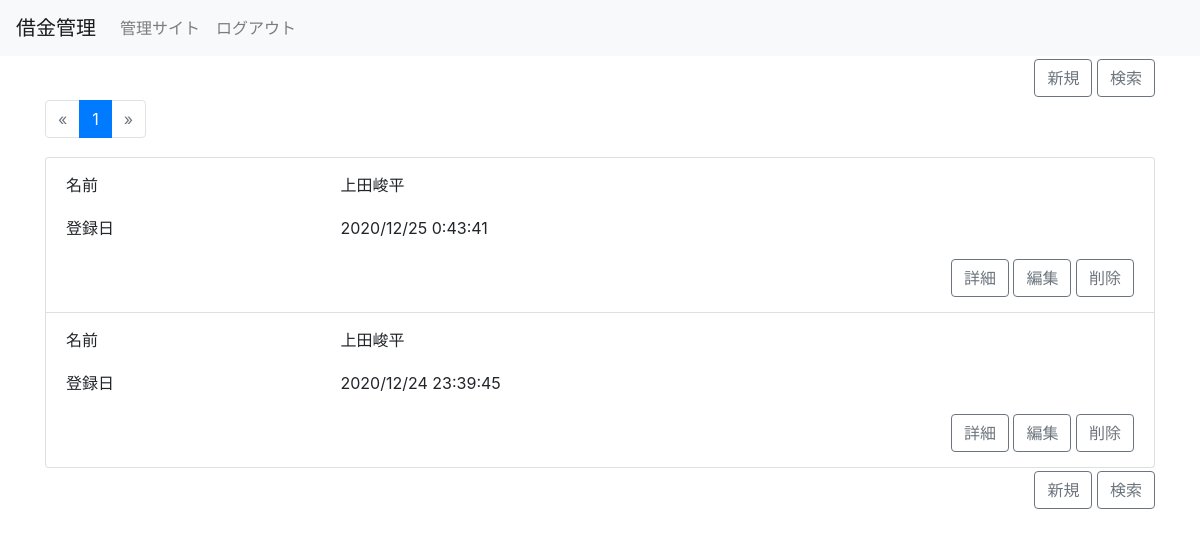
Page / (signed in) on the earlier database version.
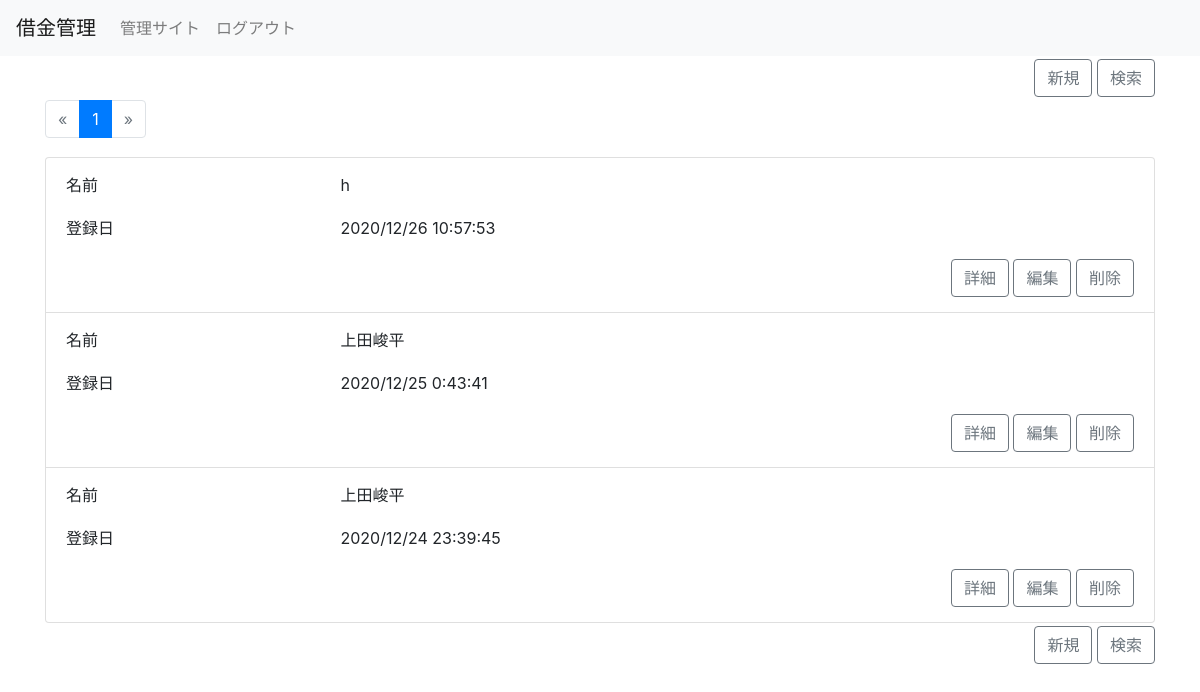
Same page on the later database version.
### app/models.py (models this page shows, shortened)
class Item(models.Model):
    name = models.CharField(
        verbose_name="名前",
        max_length=200,
    )
    money = models.IntegerField(
        verbose_name="貸したお金",
        validators=[validators.MinValueValidator(0)]
    )
    memo = models.TextField(
        verbose_name="備考",
        max_length=300,
        blank=True,
        null=True,
    )
    created_at = models.DateTimeField(
        verbose_name="登録日",
        auto_now_add=True
    )
    class Meta:
        verbose_name = "アイテム",
        verbose_name_plural = "アイテム"

### app/views.py (the view)
# urls.py: path("", ItemFilterView.as_view(), name="index"),
class ItemFilterView(LoginRequiredMixin, FilterView):
    model = Item
    filterset_class = ItemFilter
    queryset = Item.objects.all().order_by("-created_at")
    strict = False
    paginate_by = 10
    def get(self, request, **kwargs):
        if request.GET:
            request.session["query"] = request.GET
        else:
            request.GET = request.GET.copy()
            if "query" in request.session.keys():
                for key in request.session["query"].keys():
                    request.GET[key] = request.session["query"][key]
        return super().get(request, **kwargs)

### app/templates/app/item_filter.html (shortened to what this page needs)
{% extends "./_base.html" %}
{% block content %}
{% load crispy_forms_tags %}
<div class="container">
    <div class="row">
        <div class="col-12">
            <div class="float-right">
                <a class="btn btn-outline-secondary" href="{% url 'create' %}">新規</a>
                <a class="btn btn-outline-secondary" data-toggle="modal" data-target="#myModal" href="#">検索</a>
            </div>
        </div>
    </div>
    <div class="row" >
        <div class="col-12">
            {% include "./_pagination.html" %}
        </div>
    </div>
    <div class="row">
        <div class="col-12">
            <ul class="list-group">
                {% for item in item_list %}
                <li class="list-group-item">
                    <div class="row">
                        <div class="col-3">
                            <p>名前</p>
                        </div>
                        <div class="col-9">
                            <p>{{ item.name }}</p>
                        </div>
                    </div>
                    <div class="row">
                        <div class="col-3">
                            <p>登録日</p>
                        </div>
                        <div class="col-9">
                            <p>{{item.created_at|date:"Y/m/d G:i:s"}}</p>
                        </div>
                    </div>
                    <div class="row">
                        <div class="col-12">
                            <div class="float-right">
                                <a class="btn btn-outline-secondary " href="{% url 'detail' item.pk %}">詳細</a>
                                <a class="btn btn-outline-secondary " href="{% url 'update' item.pk %}">編集</a>
                                <a class="btn btn-outline-secondary " href="{% url 'delete' item.pk %}">削除</a>
                            </div>
                        </div>
                    </div>
                </li>
                {% empty %}
                <li class="list-group-item">
                    対象のデータがありません
                </li>
                {% endfor %}
            </ul>
        </div>
    </div>
    <div class="row" >
        <div class="col-12">
            <div class="float-right">
                <a class="btn btn-outline-secondary" href="{% url 'create' %}">新規</a>
                <a class="btn btn-outline-secondary" data-toggle="modal" data-target="#myModal" href="#">検索</a>
            </div>
        </div>
    </div>
</div>
{% endblock %}

Differences in the rows shown:
added Item: name "h", created_at "2020/12/26 10:57:53"
